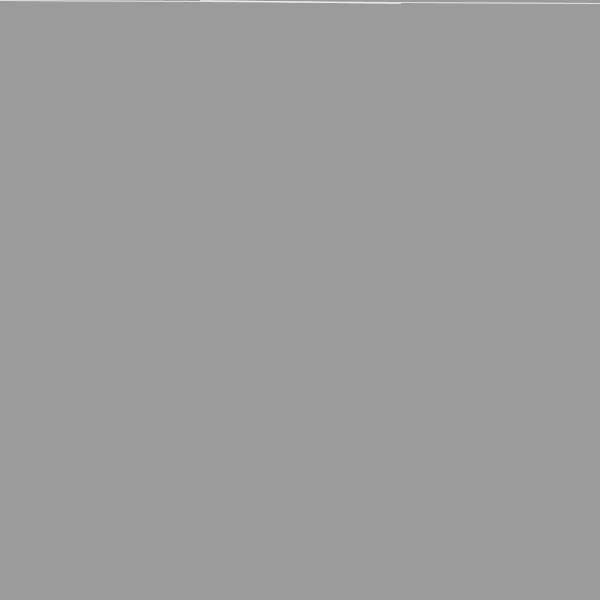
Frame 1 (no input)
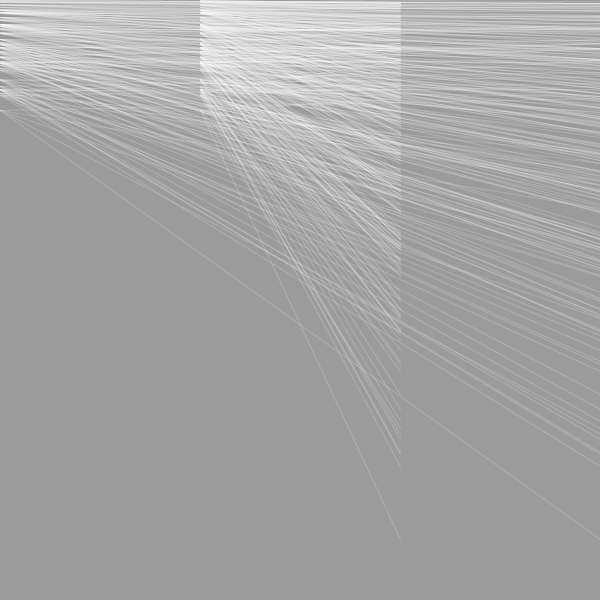
Frame 60 (the mouse pressed at the canvas centre just before this capture)
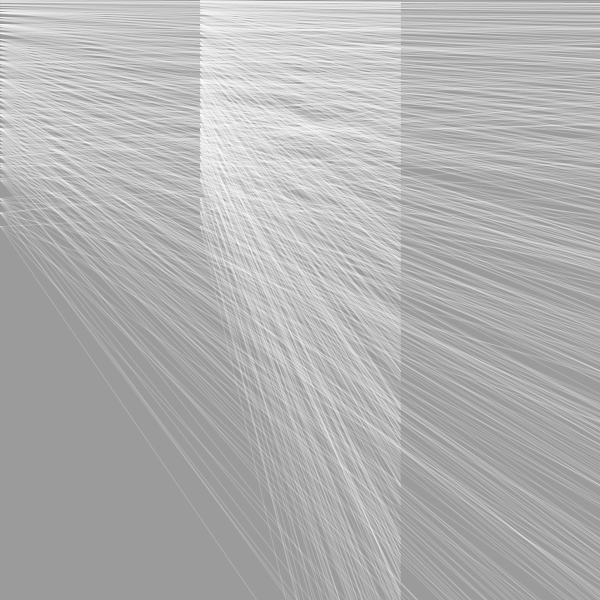
Frame 120 (the mouse held since frame 60 and released just before this capture)

The Processing sketch that drew these frames (run headless with seeded random() and noise(); from frame 60 on, the mouse is pressed at the canvas centre):

// Processing sketch: linhas_multiplicatoriasaaaaaaa
// ── linhas_multiplicatoriasaaaaaaa.pde
int x;
float y=1.0;
float z=0.0;
float t;
float f;
boolean w;
int cordalinha=0;

void setup() {
 
  size(600, 600);
  background(155);

}

void draw() {
  f=y+cos(y)*5;
  y=z%height*t;
  z++;
println(y);
  t= random(1,2);





  if (y==0) {
    //z=z-120;
    ;
    if (cordalinha==0) {
     
      cordalinha=255;
      stroke(255,50);
  
    } else {
      cordalinha=0;
      stroke(0,100);
    
    }
  }

  
for (int i=0; i<5; i++){   
    line(0, y,width, i*y+f);
    line(x+200, y, x+400, i*y+f);
   
}
  

  }
  void keyPressed() {
    save("line.jpg");
     save ("line"+year()+month()+day()+minute()+second()+".jpg");
  println("save");
  }
